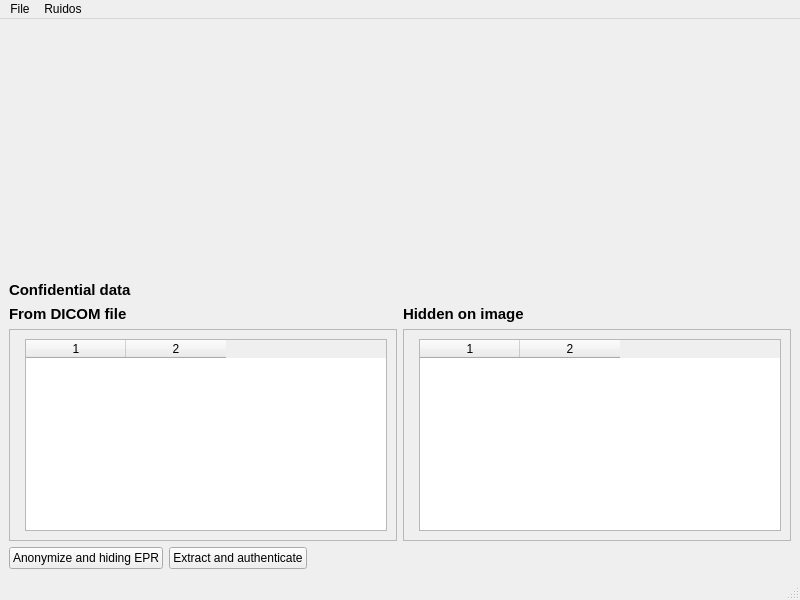
<?xml version="1.0" encoding="UTF-8"?>
<ui version="4.0">
 <class>Pruebas</class>
 <widget class="QMainWindow" name="Pruebas">
  <property name="geometry">
   <rect>
    <x>0</x>
    <y>0</y>
    <width>800</width>
    <height>600</height>
   </rect>
  </property>
  <property name="windowTitle">
   <string>DICOM EPR Data Hindind and Authentication</string>
  </property>
  <widget class="QWidget" name="centralwidget">
   <layout class="QVBoxLayout" name="verticalLayout_5">
    <item>
     <layout class="QVBoxLayout" name="verticalLayout_4">
      <item>
       <layout class="QHBoxLayout" name="canvasLayout"/>
      </item>
      <item>
       <spacer name="verticalSpacer_2">
        <property name="orientation">
         <enum>Qt::Vertical</enum>
        </property>
        <property name="sizeHint" stdset="0">
         <size>
          <width>20</width>
          <height>40</height>
         </size>
        </property>
       </spacer>
      </item>
      <item>
       <layout class="QVBoxLayout" name="verticalLayout_3">
        <item>
         <widget class="QLabel" name="label_5">
          <property name="font">
           <font>
            <pointsize>11</pointsize>
            <weight>75</weight>
            <bold>true</bold>
           </font>
          </property>
          <property name="text">
           <string>Confidential data</string>
          </property>
         </widget>
        </item>
        <item>
         <layout class="QHBoxLayout" name="horizontalLayout">
          <item>
           <layout class="QVBoxLayout" name="verticalLayout_2">
            <item>
             <widget class="QLabel" name="label_6">
              <property name="font">
               <font>
                <pointsize>11</pointsize>
                <weight>75</weight>
                <bold>true</bold>
               </font>
              </property>
              <property name="text">
               <string>From DICOM file</string>
              </property>
             </widget>
            </item>
            <item>
             <widget class="QScrollArea" name="scrollArea_3">
              <property name="widgetResizable">
               <bool>true</bool>
              </property>
              <widget class="QWidget" name="scrollAreaWidgetContents_3">
               <property name="geometry">
                <rect>
                 <x>0</x>
                 <y>0</y>
                 <width>381</width>
                 <height>210</height>
                </rect>
               </property>
               <layout class="QFormLayout" name="formLayout">
                <item row="0" column="1">
                 <widget class="QTableWidget" name="eprTable">
                  <property name="columnCount">
                   <number>2</number>
                  </property>
                  <column/>
                  <column/>
                 </widget>
                </item>
               </layout>
              </widget>
             </widget>
            </item>
           </layout>
          </item>
          <item>
           <layout class="QVBoxLayout" name="verticalLayout">
            <item>
             <widget class="QLabel" name="label_7">
              <property name="font">
               <font>
                <pointsize>11</pointsize>
                <weight>75</weight>
                <bold>true</bold>
               </font>
              </property>
              <property name="text">
               <string>Hidden on image</string>
              </property>
             </widget>
            </item>
            <item>
             <widget class="QScrollArea" name="scrollArea_4">
              <property name="widgetResizable">
               <bool>true</bool>
              </property>
              <widget class="QWidget" name="scrollAreaWidgetContents_4">
               <property name="geometry">
                <rect>
                 <x>0</x>
                 <y>0</y>
                 <width>381</width>
                 <height>210</height>
                </rect>
               </property>
               <layout class="QFormLayout" name="formLayout_2">
                <item row="0" column="1">
                 <widget class="QTableWidget" name="hiddenEPRTable">
                  <property name="columnCount">
                   <number>2</number>
                  </property>
                  <column/>
                  <column/>
                 </widget>
                </item>
               </layout>
              </widget>
             </widget>
            </item>
           </layout>
          </item>
         </layout>
        </item>
       </layout>
      </item>
      <item>
       <layout class="QHBoxLayout" name="horizontalLayout_3">
        <item>
         <widget class="QPushButton" name="btn_procesar">
          <property name="text">
           <string>Anonymize and hiding EPR</string>
          </property>
         </widget>
        </item>
        <item>
         <widget class="QPushButton" name="btnExtractAuthenticate">
          <property name="text">
           <string>Extract and authenticate</string>
          </property>
         </widget>
        </item>
        <item>
         <spacer name="horizontalSpacer">
          <property name="orientation">
           <enum>Qt::Horizontal</enum>
          </property>
          <property name="sizeHint" stdset="0">
           <size>
            <width>40</width>
            <height>20</height>
           </size>
          </property>
         </spacer>
        </item>
       </layout>
      </item>
     </layout>
    </item>
   </layout>
   <zorder></zorder>
  </widget>
  <widget class="QMenuBar" name="menubar">
   <property name="geometry">
    <rect>
     <x>0</x>
     <y>0</y>
     <width>800</width>
     <height>23</height>
    </rect>
   </property>
   <widget class="QMenu" name="menuArchivo">
    <property name="title">
     <string>File</string>
    </property>
    <addaction name="actionAbrir"/>
    <addaction name="actionSalvar"/>
   </widget>
   <widget class="QMenu" name="menuRuidos">
    <property name="title">
     <string>Ruidos</string>
    </property>
    <addaction name="actionRuidoSalPimienta"/>
    <addaction name="actionRuido_2"/>
    <addaction name="actionCropping"/>
   </widget>
   <addaction name="menuArchivo"/>
   <addaction name="menuRuidos"/>
  </widget>
  <widget class="QStatusBar" name="statusbar"/>
  <action name="actionAbrir">
   <property name="text">
    <string>Open</string>
   </property>
  </action>
  <action name="actionSalvar">
   <property name="text">
    <string>Save</string>
   </property>
  </action>
  <action name="actionCerrsar">
   <property name="text">
    <string>Cerrar</string>
   </property>
  </action>
  <action name="actionRuidoSalPimienta">
   <property name="text">
    <string>Sal y pimienta</string>
   </property>
  </action>
  <action name="actionRuido_2">
   <property name="text">
    <string>Gausiano</string>
   </property>
  </action>
  <action name="actionCropping">
   <property name="text">
    <string>Cropping</string>
   </property>
  </action>
 </widget>
 <resources/>
 <connections/>
</ui>
